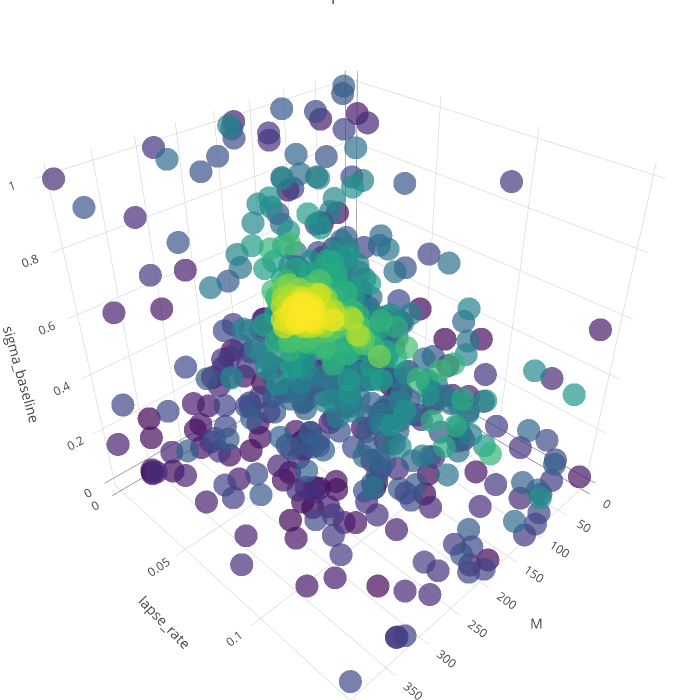

The cell this chart's notebook holds for it:
### Code cell
# Filter the start of steps only
df_cmaes_traj = df_best_fits[df_best_fits['step'] < 1000]
# result_to_color = np.array(df_cmaes_traj['dist_nll92'])
result_to_color = np.array(df_cmaes_traj['step'])
# result_to_color = np.log(result_to_color)

text = ['> %s' % (x) for x in result_to_color]

trace1 = go.Scatter3d(
        x = df_cmaes_traj['M'],
        y = df_cmaes_traj['lapse_rate'],
        z = df_cmaes_traj['sigma_baseline'],
        text = text,
        mode = 'markers',
        marker = go.Marker(
            color = result_to_color,
            size = 8,
            colorscale='Viridis',
            opacity=0.7
        )
    )
data = [trace1]
layout = go.Layout(
    title='Landscape for NLL92',
    autosize=False,
    width=700,
    height=700,
    margin=dict(
        l=0,
        r=0,
        b=0,
        t=0),
    scene=go.Scene(
        xaxis=go.XAxis(
            title='M',
        ),
        yaxis=go.YAxis(
            title='lapse_rate',
        ),
        zaxis=go.ZAxis(
            title='sigma_baseline',
        )
    )
)
fig = go.Figure(data=data, layout=layout)
py.iplot(fig)

### Figure 1 — Plotly figure (JSON) as saved in the notebook; plotly's stock layout.template omitted (floating-point values rounded to 4 significant figures; data arrays with more than 128 entries replaced by an {"elided": "..."} marker saying what was removed)
{"data": [{"marker": {"color": {"elided": "944 int values"}, "colorscale": "Viridis", "opacity": 0.7, "size": 8}, "mode": "markers", "text": {"elided": "944 str values"}, "type": "scatter3d", "x": {"elided": "944 int values"}, "y": {"elided": "944 float values"}, "z": {"elided": "944 float values"}}], "layout": {"autosize": false, "height": 700, "margin": {"b": 0, "l": 0, "r": 0, "t": 0}, "scene": {"xaxis": {"title": "M"}, "yaxis": {"title": "lapse_rate"}, "zaxis": {"title": "sigma_baseline"}}, "title": "Landscape for NLL92", "width": 700}}
